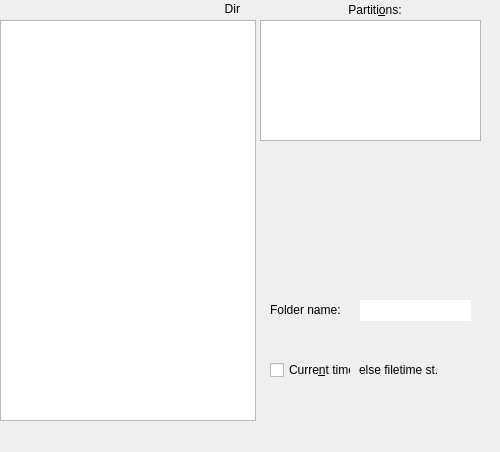
<?xml version="1.0" encoding="UTF-8"?>
<ui version="4.0">
 <class>GemdDlg</class>
 <widget class="QDialog" name="GemdDlg">
  <property name="geometry">
   <rect>
    <x>0</x>
    <y>0</y>
    <width>500</width>
    <height>452</height>
   </rect>
  </property>
  <property name="minimumSize">
   <size>
    <width>500</width>
    <height>452</height>
   </size>
  </property>
  <property name="maximumSize">
   <size>
    <width>500</width>
    <height>452</height>
   </size>
  </property>
  <property name="windowTitle">
   <string>GemDOS file browser &amp; transfer</string>
  </property>
  <property name="windowIcon">
   <iconset resource="gemdlgimages.qrc">
    <normaloff>:/Icons/atarifolder.png</normaloff>:/Icons/atarifolder.png</iconset>
  </property>
  <widget class="QLabel" name="errti">
   <property name="geometry">
    <rect>
     <x>400</x>
     <y>290</y>
     <width>71</width>
     <height>17</height>
    </rect>
   </property>
   <property name="text">
    <string/>
   </property>
   <property name="wordWrap">
    <bool>false</bool>
   </property>
  </widget>
  <widget class="QLabel" name="textLabel1">
   <property name="geometry">
    <rect>
     <x>270</x>
     <y>300</y>
     <width>86</width>
     <height>20</height>
    </rect>
   </property>
   <property name="text">
    <string>Folder name:</string>
   </property>
   <property name="wordWrap">
    <bool>false</bool>
   </property>
  </widget>
  <widget class="QLineEdit" name="dirED">
   <property name="geometry">
    <rect>
     <x>360</x>
     <y>300</y>
     <width>111</width>
     <height>21</height>
    </rect>
   </property>
   <property name="maxLength">
    <number>12</number>
   </property>
   <property name="frame">
    <bool>false</bool>
   </property>
  </widget>
  <widget class="QLabel" name="exwht">
   <property name="geometry">
    <rect>
     <x>270</x>
     <y>330</y>
     <width>211</width>
     <height>20</height>
    </rect>
   </property>
   <property name="text">
    <string/>
   </property>
   <property name="wordWrap">
    <bool>false</bool>
   </property>
  </widget>
  <widget class="QLabel" name="textLabel1_2">
   <property name="geometry">
    <rect>
     <x>359</x>
     <y>360</y>
     <width>121</width>
     <height>20</height>
    </rect>
   </property>
   <property name="text">
    <string>else filetime st.</string>
   </property>
   <property name="wordWrap">
    <bool>false</bool>
   </property>
  </widget>
  <widget class="QCheckBox" name="timeCB">
   <property name="geometry">
    <rect>
     <x>270</x>
     <y>360</y>
     <width>81</width>
     <height>20</height>
    </rect>
   </property>
   <property name="text">
    <string>Curre&amp;nt time</string>
   </property>
   <property name="shortcut">
    <string>Alt+N</string>
   </property>
  </widget>
  <widget class="QPushButton" name="partsBut">
   <property name="geometry">
    <rect>
     <x>330</x>
     <y>0</y>
     <width>90</width>
     <height>20</height>
    </rect>
   </property>
   <property name="text">
    <string>Partiti&amp;ons:</string>
   </property>
   <property name="shortcut">
    <string>Alt+O</string>
   </property>
   <property name="flat">
    <bool>true</bool>
   </property>
  </widget>
  <widget class="QLabel" name="dirLabel">
   <property name="geometry">
    <rect>
     <x>0</x>
     <y>0</y>
     <width>240</width>
     <height>17</height>
    </rect>
   </property>
   <property name="text">
    <string>Dir</string>
   </property>
   <property name="alignment">
    <set>Qt::AlignRight|Qt::AlignTrailing|Qt::AlignVCenter</set>
   </property>
   <property name="wordWrap">
    <bool>false</bool>
   </property>
  </widget>
  <widget class="QLabel" name="usfrLabel">
   <property name="geometry">
    <rect>
     <x>10</x>
     <y>430</y>
     <width>241</width>
     <height>20</height>
    </rect>
   </property>
   <property name="text">
    <string/>
   </property>
   <property name="wordWrap">
    <bool>false</bool>
   </property>
  </widget>
  <widget class="QLabel" name="partinfLab">
   <property name="geometry">
    <rect>
     <x>270</x>
     <y>140</y>
     <width>210</width>
     <height>20</height>
    </rect>
   </property>
   <property name="text">
    <string/>
   </property>
   <property name="wordWrap">
    <bool>false</bool>
   </property>
  </widget>
  <widget class="QPushButton" name="ExtractFiles">
   <property name="geometry">
    <rect>
     <x>270</x>
     <y>220</y>
     <width>64</width>
     <height>64</height>
    </rect>
   </property>
   <property name="sizePolicy">
    <sizepolicy hsizetype="Fixed" vsizetype="Fixed">
     <horstretch>0</horstretch>
     <verstretch>0</verstretch>
    </sizepolicy>
   </property>
   <property name="icon">
    <iconset>
     <normaloff>Icons/Extract.png</normaloff>Icons/Extract.png</iconset>
   </property>
   <property name="iconSize">
    <size>
     <width>64</width>
     <height>64</height>
    </size>
   </property>
   <property name="flat">
    <bool>true</bool>
   </property>
  </widget>
  <widget class="QPushButton" name="opdirP">
   <property name="geometry">
    <rect>
     <x>270</x>
     <y>150</y>
     <width>64</width>
     <height>64</height>
    </rect>
   </property>
   <property name="sizePolicy">
    <sizepolicy hsizetype="Fixed" vsizetype="Fixed">
     <horstretch>0</horstretch>
     <verstretch>0</verstretch>
    </sizepolicy>
   </property>
   <property name="text">
    <string/>
   </property>
   <property name="icon">
    <iconset>
     <normaloff>Icons/OpenDir.png</normaloff>Icons/OpenDir.png</iconset>
   </property>
   <property name="iconSize">
    <size>
     <width>64</width>
     <height>64</height>
    </size>
   </property>
   <property name="flat">
    <bool>true</bool>
   </property>
  </widget>
  <widget class="QListWidget" name="partLB">
   <property name="geometry">
    <rect>
     <x>260</x>
     <y>20</y>
     <width>221</width>
     <height>121</height>
    </rect>
   </property>
   <property name="font">
    <font>
     <family>Monospace</family>
     <weight>50</weight>
     <bold>false</bold>
    </font>
   </property>
  </widget>
  <widget class="QPushButton" name="DeleteFiles">
   <property name="geometry">
    <rect>
     <x>410</x>
     <y>220</y>
     <width>64</width>
     <height>64</height>
    </rect>
   </property>
   <property name="sizePolicy">
    <sizepolicy hsizetype="Fixed" vsizetype="Fixed">
     <horstretch>0</horstretch>
     <verstretch>0</verstretch>
    </sizepolicy>
   </property>
   <property name="text">
    <string/>
   </property>
   <property name="icon">
    <iconset>
     <normaloff>Icons/DeleteFiles.png</normaloff>Icons/DeleteFiles.png</iconset>
   </property>
   <property name="iconSize">
    <size>
     <width>64</width>
     <height>64</height>
    </size>
   </property>
   <property name="flat">
    <bool>true</bool>
   </property>
  </widget>
  <widget class="QPushButton" name="setddP">
   <property name="geometry">
    <rect>
     <x>410</x>
     <y>150</y>
     <width>64</width>
     <height>64</height>
    </rect>
   </property>
   <property name="sizePolicy">
    <sizepolicy hsizetype="Fixed" vsizetype="Fixed">
     <horstretch>0</horstretch>
     <verstretch>0</verstretch>
    </sizepolicy>
   </property>
   <property name="text">
    <string/>
   </property>
   <property name="icon">
    <iconset>
     <normaloff>Icons/DestDir.png</normaloff>Icons/DestDir.png</iconset>
   </property>
   <property name="iconSize">
    <size>
     <width>63</width>
     <height>64</height>
    </size>
   </property>
   <property name="flat">
    <bool>true</bool>
   </property>
  </widget>
  <widget class="QListWidget" name="filesLB">
   <property name="geometry">
    <rect>
     <x>0</x>
     <y>20</y>
     <width>256</width>
     <height>401</height>
    </rect>
   </property>
   <property name="font">
    <font>
     <family>DejaVu Sans Mono</family>
     <pointsize>10</pointsize>
     <weight>75</weight>
     <bold>true</bold>
    </font>
   </property>
   <property name="selectionMode">
    <enum>QAbstractItemView::MultiSelection</enum>
   </property>
  </widget>
  <widget class="QPushButton" name="AddFiles">
   <property name="geometry">
    <rect>
     <x>340</x>
     <y>220</y>
     <width>64</width>
     <height>64</height>
    </rect>
   </property>
   <property name="sizePolicy">
    <sizepolicy hsizetype="Fixed" vsizetype="Fixed">
     <horstretch>0</horstretch>
     <verstretch>0</verstretch>
    </sizepolicy>
   </property>
   <property name="text">
    <string/>
   </property>
   <property name="icon">
    <iconset>
     <normaloff>Icons/AddFiles.png</normaloff>Icons/AddFiles.png</iconset>
   </property>
   <property name="iconSize">
    <size>
     <width>64</width>
     <height>64</height>
    </size>
   </property>
   <property name="flat">
    <bool>true</bool>
   </property>
  </widget>
  <widget class="QPushButton" name="newfP">
   <property name="geometry">
    <rect>
     <x>340</x>
     <y>150</y>
     <width>64</width>
     <height>64</height>
    </rect>
   </property>
   <property name="sizePolicy">
    <sizepolicy hsizetype="Fixed" vsizetype="Fixed">
     <horstretch>0</horstretch>
     <verstretch>0</verstretch>
    </sizepolicy>
   </property>
   <property name="text">
    <string/>
   </property>
   <property name="icon">
    <iconset>
     <normaloff>Icons/OpenFolder.png</normaloff>Icons/OpenFolder.png</iconset>
   </property>
   <property name="iconSize">
    <size>
     <width>64</width>
     <height>64</height>
    </size>
   </property>
   <property name="flat">
    <bool>true</bool>
   </property>
  </widget>
  <widget class="QPushButton" name="desallP">
   <property name="geometry">
    <rect>
     <x>270</x>
     <y>400</y>
     <width>64</width>
     <height>32</height>
    </rect>
   </property>
   <property name="text">
    <string/>
   </property>
   <property name="icon">
    <iconset>
     <normaloff>Icons/DeselectAll.png</normaloff>Icons/DeselectAll.png</iconset>
   </property>
   <property name="iconSize">
    <size>
     <width>64</width>
     <height>32</height>
    </size>
   </property>
   <property name="flat">
    <bool>true</bool>
   </property>
  </widget>
  <widget class="QPushButton" name="quitP">
   <property name="geometry">
    <rect>
     <x>420</x>
     <y>390</y>
     <width>48</width>
     <height>48</height>
    </rect>
   </property>
   <property name="sizePolicy">
    <sizepolicy hsizetype="Fixed" vsizetype="Fixed">
     <horstretch>0</horstretch>
     <verstretch>0</verstretch>
    </sizepolicy>
   </property>
   <property name="text">
    <string/>
   </property>
   <property name="icon">
    <iconset>
     <normaloff>Icons/Quit.png</normaloff>Icons/Quit.png</iconset>
   </property>
   <property name="iconSize">
    <size>
     <width>48</width>
     <height>48</height>
    </size>
   </property>
   <property name="flat">
    <bool>true</bool>
   </property>
  </widget>
 </widget>
 <layoutdefault spacing="6" margin="11"/>
 <resources>
  <include location="gemdlgimages.qrc"/>
 </resources>
 <connections>
  <connection>
   <sender>partLB</sender>
   <signal>clicked(QListWidgetItem*)</signal>
   <receiver>GemdDlg</receiver>
   <slot>partLB_clicked(QListWidgetItem*)</slot>
   <hints>
    <hint type="sourcelabel">
     <x>20</x>
     <y>20</y>
    </hint>
    <hint type="destinationlabel">
     <x>20</x>
     <y>20</y>
    </hint>
   </hints>
  </connection>
  <connection>
   <sender>filesLB</sender>
   <signal>clicked(QListWidgetItem*)</signal>
   <receiver>GemdDlg</receiver>
   <slot>filesLB_clicked(QListWidgetItem*)</slot>
   <hints>
    <hint type="sourcelabel">
     <x>20</x>
     <y>20</y>
    </hint>
    <hint type="destinationlabel">
     <x>20</x>
     <y>20</y>
    </hint>
   </hints>
  </connection>
  <connection>
   <sender>DeleteFiles</sender>
   <signal>clicked(int,int)</signal>
   <receiver>GemdDlg</receiver>
   <slot>dirupP_clicked(int,int)</slot>
   <hints>
    <hint type="sourcelabel">
     <x>410</x>
     <y>220</y>
    </hint>
    <hint type="destinationlabel">
     <x>20</x>
     <y>20</y>
    </hint>
   </hints>
  </connection>
  <connection>
   <sender>opdirP</sender>
   <signal>clicked(int,int)</signal>
   <receiver>GemdDlg</receiver>
   <slot>opdirP_clicked(int,int)</slot>
   <hints>
    <hint type="sourcelabel">
     <x>270</x>
     <y>150</y>
    </hint>
    <hint type="destinationlabel">
     <x>20</x>
     <y>20</y>
    </hint>
   </hints>
  </connection>
  <connection>
   <sender>ExtractFiles</sender>
   <signal>clicked(int,int)</signal>
   <receiver>GemdDlg</receiver>
   <slot>extrP_clicked(int,int)</slot>
   <hints>
    <hint type="sourcelabel">
     <x>270</x>
     <y>220</y>
    </hint>
    <hint type="destinationlabel">
     <x>20</x>
     <y>20</y>
    </hint>
   </hints>
  </connection>
  <connection>
   <sender>setddP</sender>
   <signal>clicked(int,int)</signal>
   <receiver>GemdDlg</receiver>
   <slot>setddP_clicked(int,int)</slot>
   <hints>
    <hint type="sourcelabel">
     <x>410</x>
     <y>150</y>
    </hint>
    <hint type="destinationlabel">
     <x>20</x>
     <y>20</y>
    </hint>
   </hints>
  </connection>
  <connection>
   <sender>AddFiles</sender>
   <signal>clicked(int,int)</signal>
   <receiver>GemdDlg</receiver>
   <slot>addfP_clicked(int,int)</slot>
   <hints>
    <hint type="sourcelabel">
     <x>340</x>
     <y>220</y>
    </hint>
    <hint type="destinationlabel">
     <x>20</x>
     <y>20</y>
    </hint>
   </hints>
  </connection>
  <connection>
   <sender>newfP</sender>
   <signal>clicked(int,int)</signal>
   <receiver>GemdDlg</receiver>
   <slot>newfP_clicked(int,int)</slot>
   <hints>
    <hint type="sourcelabel">
     <x>340</x>
     <y>150</y>
    </hint>
    <hint type="destinationlabel">
     <x>20</x>
     <y>20</y>
    </hint>
   </hints>
  </connection>
  <connection>
   <sender>quitP</sender>
   <signal>clicked(int,int)</signal>
   <receiver>GemdDlg</receiver>
   <slot>quitP_clicked(int,int)</slot>
   <hints>
    <hint type="sourcelabel">
     <x>20</x>
     <y>20</y>
    </hint>
    <hint type="destinationlabel">
     <x>20</x>
     <y>20</y>
    </hint>
   </hints>
  </connection>
  <connection>
   <sender>desallP</sender>
   <signal>clicked(int,int)</signal>
   <receiver>GemdDlg</receiver>
   <slot>desallP_clicked(int,int)</slot>
   <hints>
    <hint type="sourcelabel">
     <x>20</x>
     <y>20</y>
    </hint>
    <hint type="destinationlabel">
     <x>20</x>
     <y>20</y>
    </hint>
   </hints>
  </connection>
  <connection>
   <sender>filesLB</sender>
   <signal>doubleClicked(QListWidgetItem*)</signal>
   <receiver>GemdDlg</receiver>
   <slot>filesLB_doubleClicked(QListWidgetItem*)</slot>
   <hints>
    <hint type="sourcelabel">
     <x>20</x>
     <y>20</y>
    </hint>
    <hint type="destinationlabel">
     <x>20</x>
     <y>20</y>
    </hint>
   </hints>
  </connection>
  <connection>
   <sender>timeCB</sender>
   <signal>clicked()</signal>
   <receiver>GemdDlg</receiver>
   <slot>timeCB_clicked()</slot>
   <hints>
    <hint type="sourcelabel">
     <x>270</x>
     <y>360</y>
    </hint>
    <hint type="destinationlabel">
     <x>20</x>
     <y>20</y>
    </hint>
   </hints>
  </connection>
  <connection>
   <sender>partsBut</sender>
   <signal>clicked()</signal>
   <receiver>GemdDlg</receiver>
   <slot>partsBut_clicked()</slot>
   <hints>
    <hint type="sourcelabel">
     <x>20</x>
     <y>20</y>
    </hint>
    <hint type="destinationlabel">
     <x>20</x>
     <y>20</y>
    </hint>
   </hints>
  </connection>
 </connections>
 <slots>
  <slot>partLB_clicked(QListWidgetItem*)</slot>
  <slot>filesLB_clicked(QListWidgetItem*)</slot>
  <slot>dirupP_clicked(int,int)</slot>
  <slot>opdirP_clicked(int,int)</slot>
  <slot>extrP_clicked(int,int)</slot>
  <slot>setddP_clicked(int,int)</slot>
  <slot>addfP_clicked(int,int)</slot>
  <slot>newfP_clicked(int,int)</slot>
  <slot>quitP_clicked(int,int)</slot>
  <slot>desallP_clicked(int,int)</slot>
  <slot>filesLB_doubleClicked(QListWidgetItem*)</slot>
  <slot>timeCB_clicked()</slot>
  <slot>partsBut_clicked()</slot>
 </slots>
</ui>
